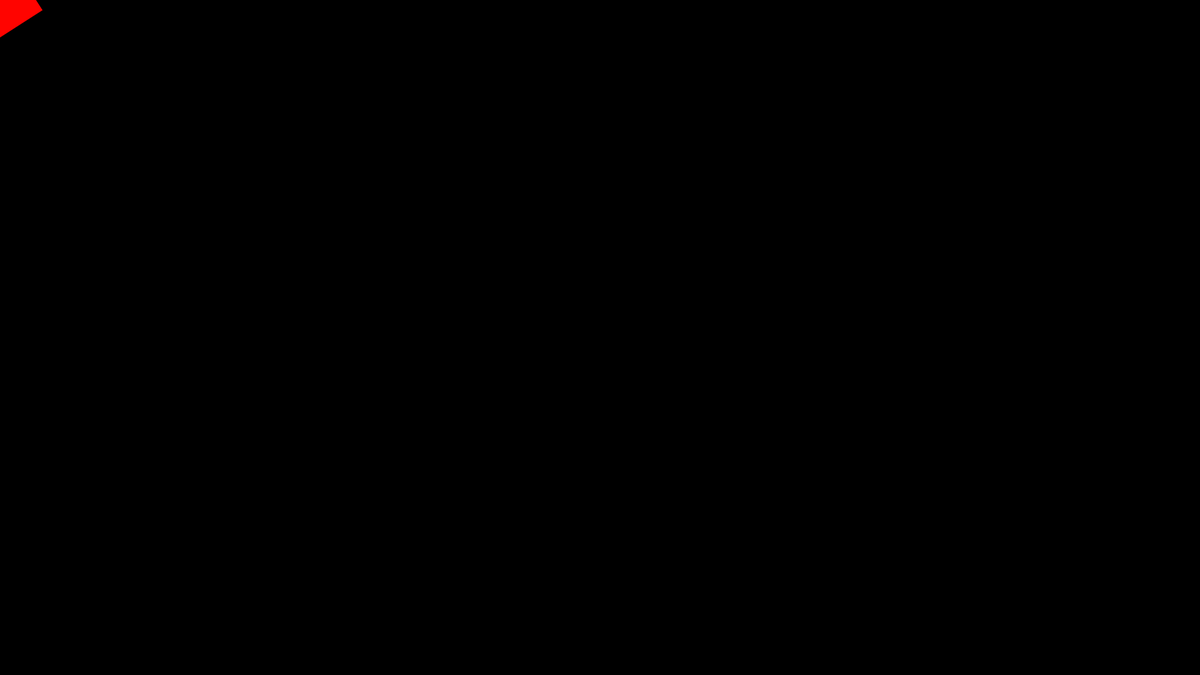
Frame 1 (no input)
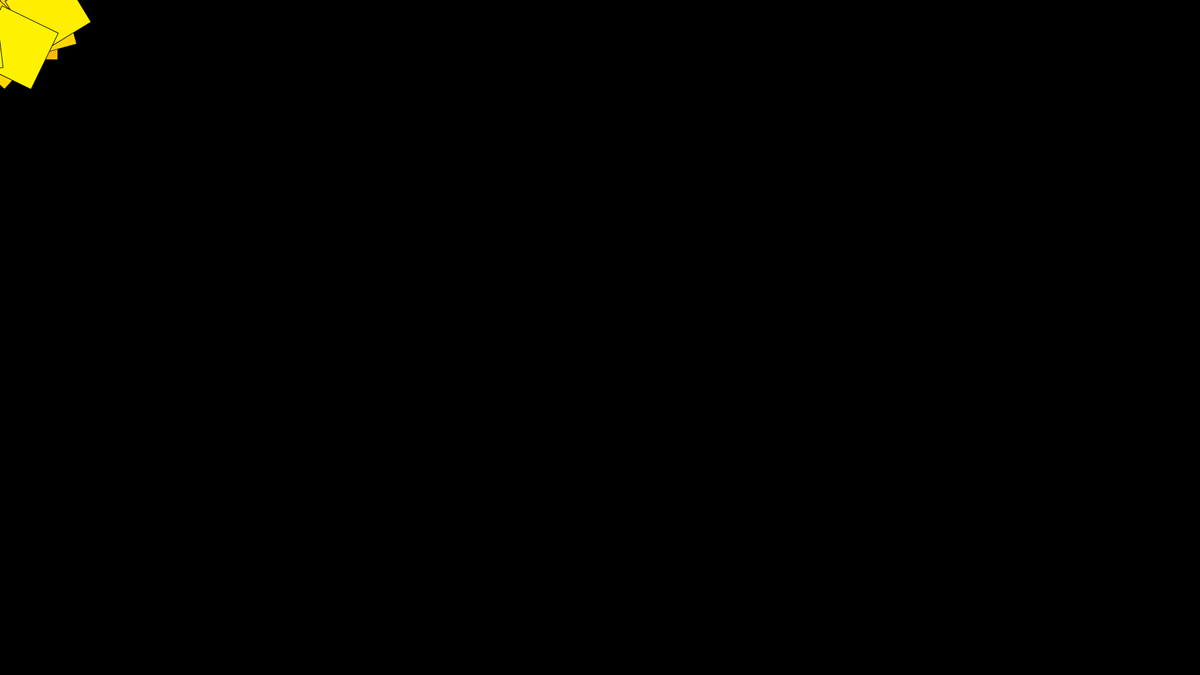
Frame 60 (no input)
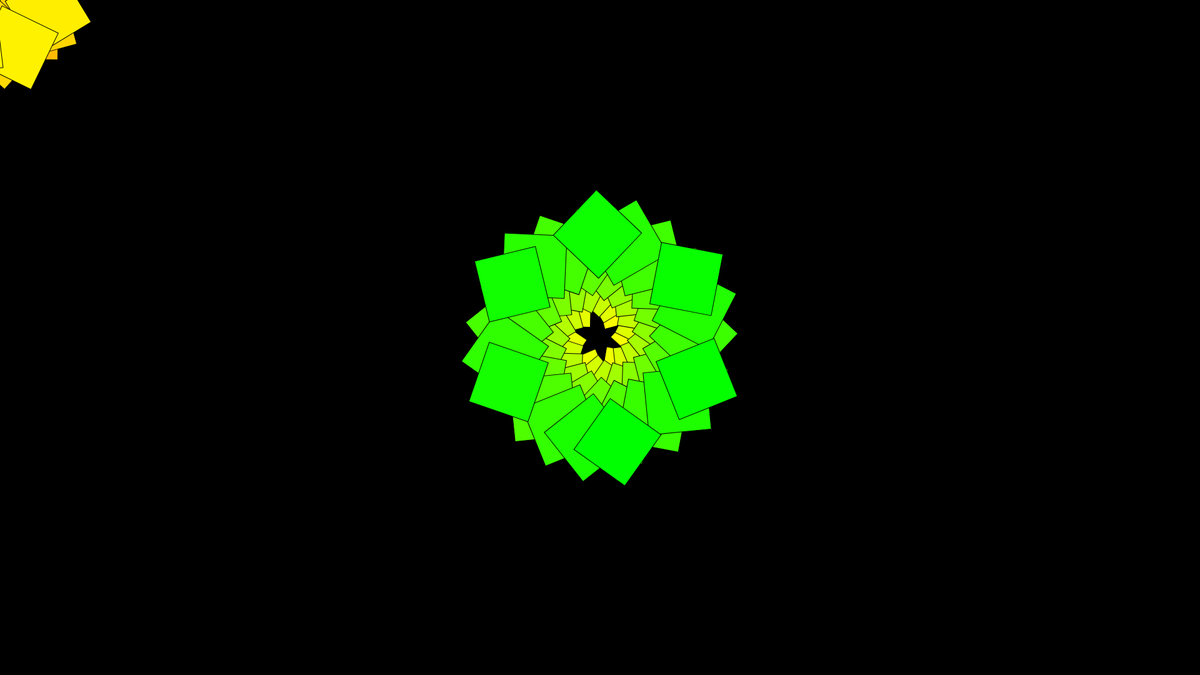
Frame 120 (the mouse pressed at the canvas centre since frame 60)

The p5.js sketch that drew these frames (run headless with seeded random() and noise() and a simulated clock; from frame 60 on, the mouse is pressed at the canvas centre):

// p5.js sketch
// ── sketch.js
function setup() {
createCanvas(1920,1080);
  background(color(0,0,0))
colorMode(HSB)
  rectMode(CENTER)
}
var a =0
var i = 0
var b = true
function draw() {
  a+=1
  fill(color(a,100,100) )
  translate(mouseX,mouseY)
  rotate(a)
  if (i>1000 && b ==true) {
    b = false
  }
  
  if (i<-1000 && b == false) {
   b = true 
  }
  if(b==false) {
    i-=1
  }
  if (b == true) {
    i+=1
  }
  
  console.log(i)
rect(i,i,100,100)
  frameRate(480)
}
